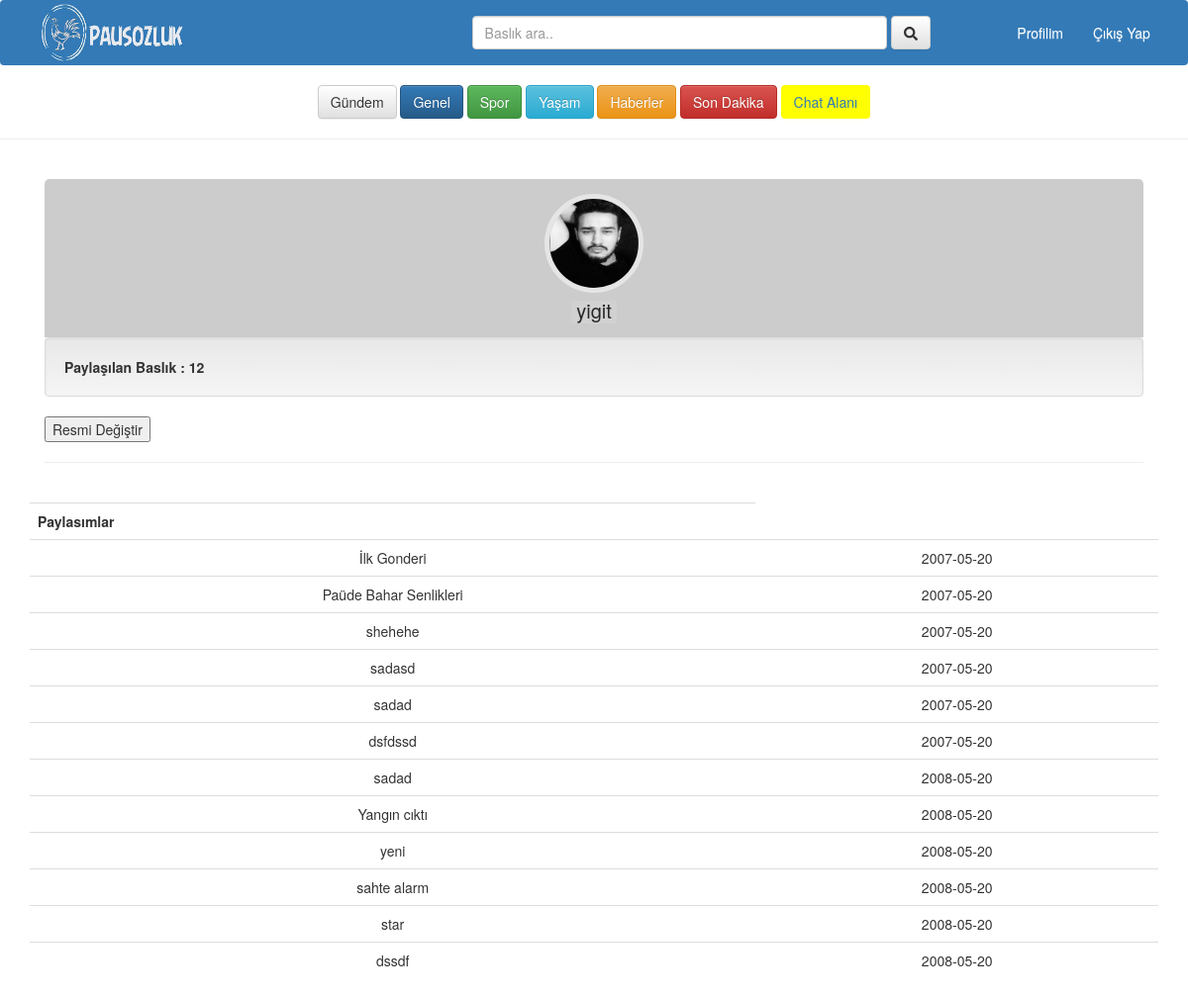
Screenshot of /profil.php (signed in) with the database file from the repository.
### tables this page shows
CREATE TABLE `BASLIK` (
  `ID` int(11) NOT NULL,
  `BASLIK` varchar(255) NOT NULL,
  `BASLIK_ICERIK` text NOT NULL,
  `YAZAR_ID` int(11) NOT NULL,
  `YAZAR_AD` varchar(200) NOT NULL,
  `TARIH` date NOT NULL,
  `STAR` int(11) NOT NULL DEFAULT '0',
  `ETIKET` varchar(100) NOT NULL
);

### profil.php (the view, shortened to what this page needs)
<!DOCTYPE html>
<html>
<head>
	<link rel="stylesheet" href="https://maxcdn.bootstrapcdn.com/bootstrap/3.3.7/css/bootstrap.min.css">
	<link rel="stylesheet" href="https://maxcdn.bootstrapcdn.com/bootstrap/3.3.7/css/bootstrap-theme.min.css">
	<link rel="stylesheet" type="text/css" href="css/profil-page.css">
</head>
<body>
	<?php include("connect.php"); ?>
	<?php include('header.php'); ?><hr>
	<?php
	if ($_SESSION['oturum']==1) {
		?>
		<div style="" class="">
			<div class="container">
				<div class="col-lg-12 col-sm-12">
					<div class="card hovercard">
						<div class="card-background">
						</div>
						<div class="useravatar">
							<img alt="" src="<?php echo $_SESSION['resimurl']; ?>">
						</div>
						<div class="card-info"> <span class="card-title"><?php echo $_SESSION['kullaniciad']; ?></span>
						</div>
					</div>
					<?php
					$kid=$_SESSION['idd'];
					$query="SELECT * FROM BASLIK WHERE YAZAR_ID=:kid";
					$stmt=$db->prepare($query);
					$stmt->execute(array('kid'=>$kid));
					$postSayi=$stmt->rowCount();
					?>
					<div class="well">
						<div  class="tab-content">
							<div class="tab-pane fade in active" id="tab1">
								<b>Paylaşılan Baslık : </b>
								<b><?php echo $postSayi; ?></b>
							</div>
						</div>
					</div>
					<button id="btnn">Resmi Değiştir</button>
					<hr>
				</div>
			</div>
			<div style="text-align: center;" class="container">
				<?php
				$idd=$_SESSION['idd'];
				$query="SELECT * FROM BASLIK JOIN USER ON USER.ID=BASLIK.YAZAR_ID WHERE USER.ID=:id";
				$stmt=$db->prepare($query);
				$stmt->execute(array('id'=>$idd));
				if ($stmt->rowCount()==0) {
					echo '<b>Henüz hic paylasım yok</b>';
				}
				else{
					?>
					<table class='table'>
						<tr>
							<th>Paylasımlar</th>
							<br></tr>
							<?php
							while($row=$stmt->fetch())
							{
								?>
								<tr>
									<td><?php echo $row['BASLIK'] ; ?></td>
									<td><?php echo $row['TARIH'] ?></td>
								</tr>
								<?php
							}
							?>
						</table>
						<?php
					}
					?>
				</div>
			</div>
			<?php
		}
		else{
			echo '<meta http-equiv="refresh" content="1;url=index.php" />' ;
		}
		?>
	</body>
	</html>

### header.php (shortened to what this page needs)
<head>
</head>
<nav style="padding:0.6%;" class="nav navbar text-light bg-primary">
  <div class="container-fluid">
    <div style="margin-top:-25px; margin-left: 0 ;" class="navbar-brand">
      <a href="index.php"><img src="img/12.png" alt="" height="70" width="150"></a>
    </div>
    <div class="collapse navbar-collapse" id="bs-example-navbar-collapse-1">
      <form method="get" action="search.php" style="margin-left:23%;" class="navbar-form navbar-left">
        <div class="form-group">
          <input size="50%;" type="text" name="arama" class="form-control" placeholder="Baslık ara..">
        </div>
        <button name="ara" type="submit" class="btn btn-default"><i class="fas fa-search"></i></button>
      </form>
      <ul class="nav navbar-nav navbar-right">
        <?php
        if ($_SESSION['oturum']==1) {
          ?>
          <li> <a style="color:white;" href="profil.php" >Profilim</a>  </li>
          <li> <a style="color:white;" href="out.php" >Çıkış Yap</a>  </li>
          <?php
        }
        else {
          ?>
          <li><a style="color:white;" href="login.php">Giris Yap</a></li>
          <li> <a style="color:white;" href="register.php">Kayıt Ol</a> </li>
          <?php
        }
        ?>
      </ul>
    </div>
  </div>
</nav>
<div style="text-align:center;" class="container">
  <button id="btn1" value="gündem" name="Gündem" type="submit" class="btn btn-default">Gündem</button>
  <button id="btn2" value="genel" name="Genel" type="submit" class="btn btn-primary">Genel</button>
  <button id="btn3" value="spor" name="Spor" type="submit" class="btn btn-success">Spor</button>
  <button id="btn4" value="yaşam" name="Yaşam" type="submit" class="btn btn-info">Yaşam</button>
  <button id="btn5" value="haberler" name="Haberler" type="submit" class="btn btn-warning">Haberler</button>
  <button id="btn6" value="sondakika" name="SonDakika" type="submit" class="btn btn-danger">Son Dakika</button>
  <span style="background-color:yellow;" type="submit" class="btn"><a href="chat.php">Chat Alanı</a></span>
</div>

### css/profil-page.css (style rules this page uses)
.card { margin-top: 20px; padding: 30px; background-color: rgba(214, 224, 226, 0.2); -webkit-border-top-left-radius:5px; -moz-border-top-left-radius:5px; border-top-left-radius:5px; -webkit-border-top-right-radius:5px; -moz-border-top-right-radius:5px; border-top-right-radius:5px; -webkit-box-sizing: border-box; -moz-box-sizing: border-box; box-sizing: border-box; }
.card.hovercard { position: relative; padding-top: 0; overflow: hidden; text-align: center; background-color: #fff; background-color: rgba(255, 255, 255, 1); }
.card.hovercard .card-background { height: 130px; }
.card.hovercard .useravatar { position: absolute; top: 15px; left: 0; right: 0; }
.card.hovercard .useravatar img { width: 100px; height: 100px; max-width: 100px; max-height: 100px; -webkit-border-radius: 50%; -moz-border-radius: 50%; border-radius: 50%; border: 5px solid rgba(255, 255, 255, 0.5); }
.card.hovercard .card-info { position: absolute; bottom: 14px; left: 0; right: 0; }
.card.hovercard .card-info .card-title { padding:0 5px; font-size: 20px; line-height: 1; color: #262626; background-color: rgba(255, 255, 255, 0.1); -webkit-border-radius: 4px; -moz-border-radius: 4px; border-radius: 4px; }
.card.hovercard .card-info { overflow: hidden; font-size: 12px; line-height: 20px; color: #737373; text-overflow: ellipsis; }

### rows the page displays
baslik: BASLIK "İlk Gonderi", TARIH "2007-05-20"
baslik: BASLIK "Paüde Bahar Senlikleri", TARIH "2007-05-20"
baslik: BASLIK "shehehe", TARIH "2007-05-20"
baslik: BASLIK "sadasd", TARIH "2007-05-20"
baslik: BASLIK "sadad", TARIH "2007-05-20"
baslik: BASLIK "dsfdssd", TARIH "2007-05-20"
baslik: BASLIK "sadad", TARIH "2008-05-20"
baslik: BASLIK "Yangın cıktı", TARIH "2008-05-20"
baslik: BASLIK "yeni", TARIH "2008-05-20"
baslik: BASLIK "sahte alarm", TARIH "2008-05-20"
baslik: BASLIK "star", TARIH "2008-05-20"
baslik: BASLIK "dssdf", TARIH "2008-05-20"

### other values shown
$_SESSION['kullaniciad'] "yigit"
$postSayi "12"
